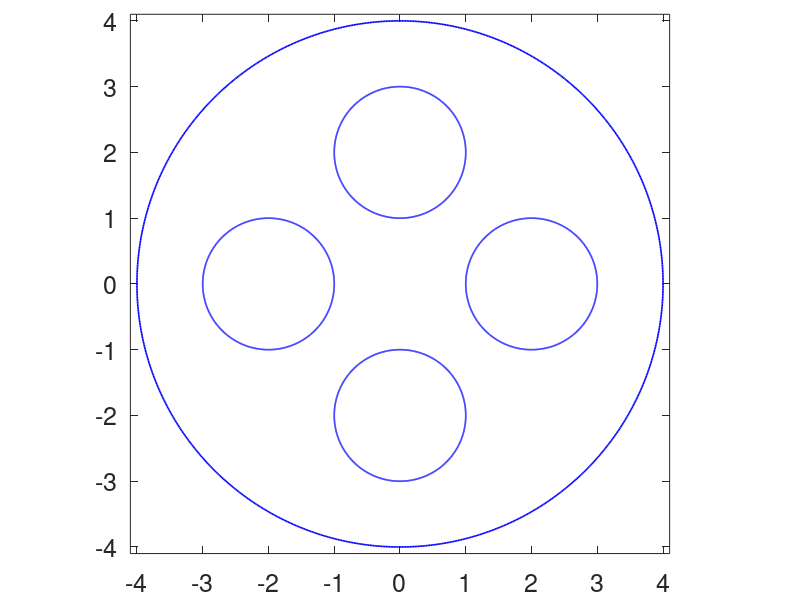

Write the MATLAB code that produced this figure.
clear
%%
% In this example, the function 
% cap = capgc (et,etp,alphav,deltav,m,ell,mp,alpha)
% is used to compute the capacity of the generalized condenser (B,E,delta)
% where
% 1)  B=C (the complex plane) and hence ell=0
% 2)  E=E1 U E2 where E1 is the interior of the circle |z|=1 and E2 is the
% interior of the circle |z-a|=r.
% 3)  delta=[0 1];
% 4)  For this case, E is bounded and m'=m=2, G is unbounded
% 
% The exact capacity for this case is known and given by
%  cap = 2/(1+sqrt(1-4*r/((1+a-r)*(a+r-1))))-1;
%
%
n        =   2^10;
t        =  (0:2*pi/n:2*pi-2*pi/n).';
%
%
alphav   =  [ 2  ; 2i ; -2  ; -2i ];
deltav   =  [ 1  ; 2  ;  3  ;  4   ; 0];
m        =   5; 
mp       =   m-1; 
ell      =   0;
alpha    =   0;
%
%
% parametrization of \Gamma_1,...,\Gamma_(m-1), the internal boundaries
for k=1:m-1
    et (1+(k-1)*n:k*n,1) = alphav(k)+exp(-i.*t);
    etp(1+(k-1)*n:k*n,1) =    -i.*exp(-i.*t);
end
k=m; % parametrization of \Gamma_m, the external boundary
et (1+(k-1)*n:k*n,1) =   4.*exp(i.*t);
etp(1+(k-1)*n:k*n,1) =  4i.*exp(i.*t);
%
%
%
figure;
hold on
for k=1:m
    crv    =  et((k-1)*n+1:k*n,1); crv(n+1)  =  crv(1);
    plot(real(crv),imag(crv),'b','LineWidth',1.2)
end
% plot(real(alpha),imag(alpha),'ok','MarkerfaceColor','k')
axis equal
axis([-4.1  4.1 -4.1  4.1])
% axis off
box on
ax=gca;
set(gca,'XTick',[-4:4],'FontSize',18);
set(gca,'YTick',[-4:4]);
set(gca,'LooseInset',get(gca,'TightInset'))
print -depsc fig_5c_fig
%
% 